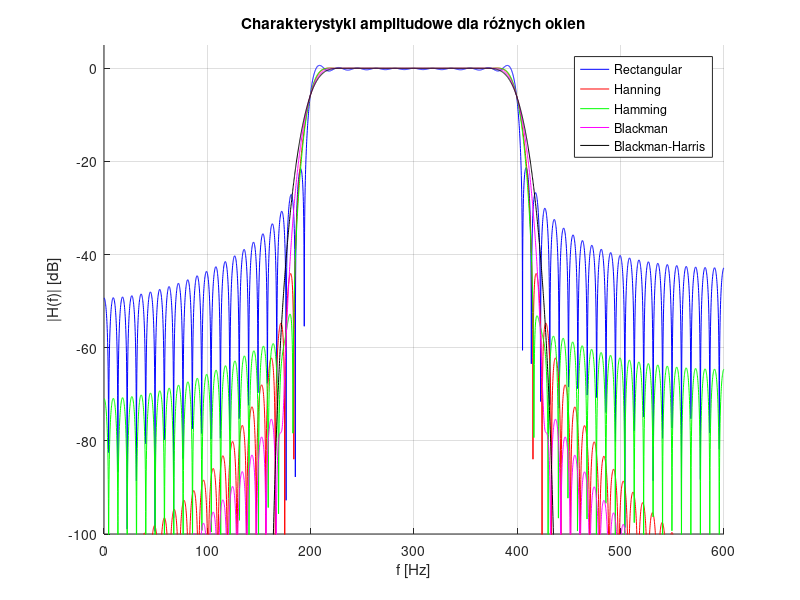
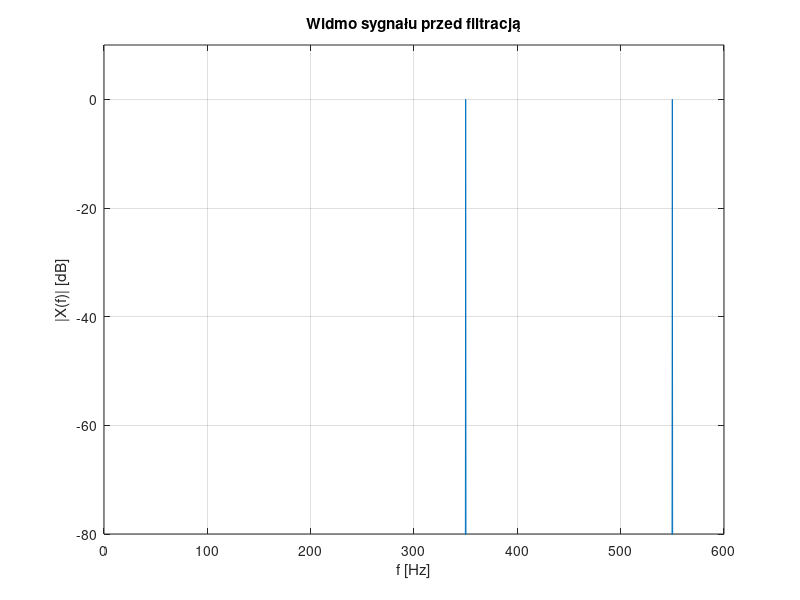
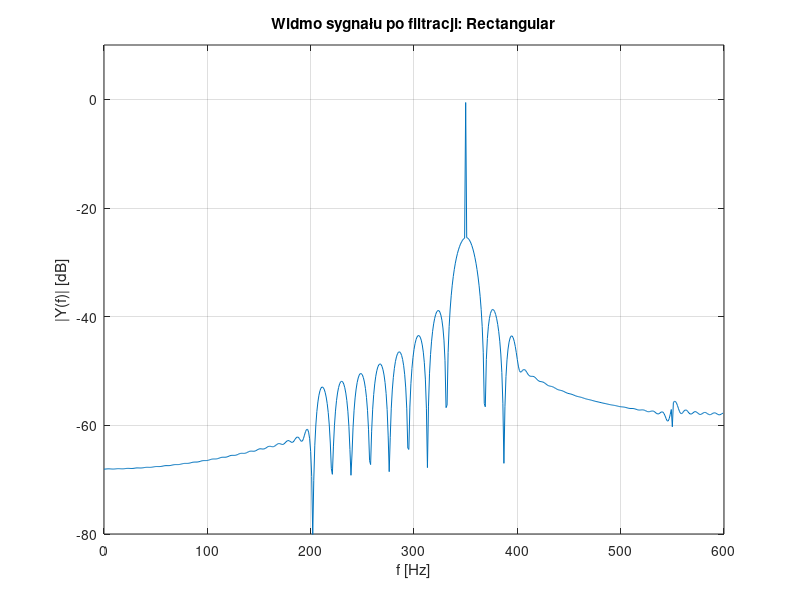
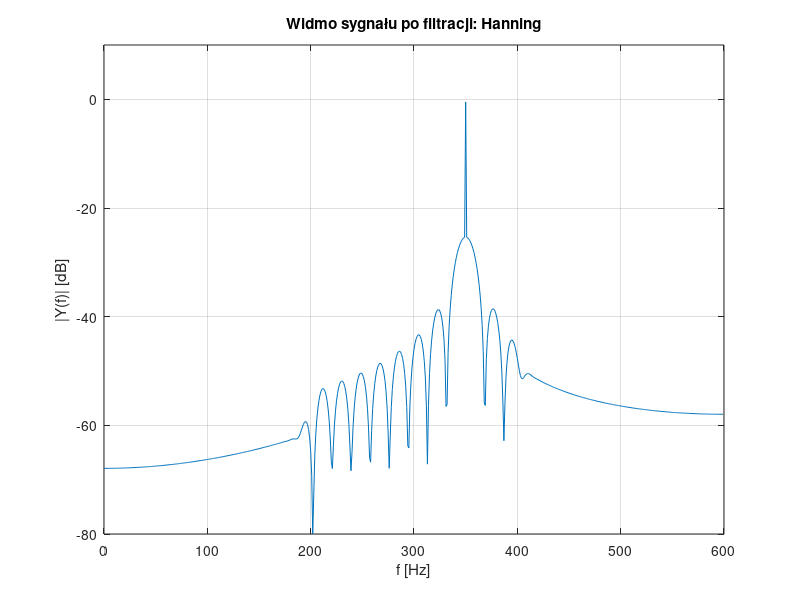

Here is the MATLAB script that generated these plots, in order:
clear all;
close all;

fpr = 1200; % częstotliwość próbkowania
df = 200;   % szerokość pasma przepustowego
fc = 300;   % częstotliwość środkowa pasma przepustowego

f1 = fc - df/2;
f2 = fc + df/2;

M =64;
N = 2*M+1; % rząd filtra

% Okna
w1 = rectwin(N);
w2 = hann(N);
w3 = hamming(N);
w4 = blackman(N);
w5 = blackmanharris(N);

windows = {w1, w2, w3, w4, w5};
windows_names = {'Rectangular','Hanning', 'Hamming', 'Blackman', 'Blackman-Harris'};

b = zeros(5, N);

% Projektowanie filtrów
for i = 1:5
    b(i,:) = fir1(N-1, [f1 f2]/(fpr/2), "bandpass", windows{i});
end

% Odpowiedzi częstotliwościowe - UWAGA: tutaj poprawnie
num_points = 4096; % gęsta siatka
f = linspace(0, fpr/2, num_points); % częstotliwość w Hz
H = zeros(5, num_points);

for n = 1:5
    [H(n,:), freq] = freqz(b(n,:), 1, num_points, fpr);
end

% Rysowanie wykresów
figure;
hold on; grid on;
colors = ['b', 'r', 'g', 'm', 'k'];
for n = 1:5
    plot(freq, 20*log10(abs(H(n,:))), 'Color', colors(n), 'DisplayName', windows_names{n});
end
xlabel('f [Hz]');
ylabel('|H(f)| [dB]');
title('Charakterystyki amplitudowe dla różnych okien');
legend('show');
ylim([-100 5]);
xlim([0 600]);
hold off;



% --- Tłumienie ---
attenuation_db = zeros(5,1);

% pasmo zaporowe: <f1-100 lub >f2+100
stopband_mask = (freq < (f1-100)) | (freq > (f2+100)); 

fprintf('Poziomy tłumienia w paśmie zaporowym:\n');
for n = 1:5
    max_in_stopband = max(abs(H(n,stopband_mask)));
    attenuation_db(n) = 20*log10(max_in_stopband);
    fprintf('%s window: %.2f dB\n', windows_names{n}, attenuation_db(n));
end

% Parametry
Nx = 1200;
dt = 1/fpr;
t = (0:Nx-1)*dt;
fx1 = 350;
fx2 = 550;

x = sin(2*pi*fx1*t) + sin(2*pi*fx2*t);

% Przygotowanie do FFT
f0 = fpr/Nx; % rozdzielczość widmowa
f = (0:Nx/2-1)*f0; % częstotliwości dla połowy FFT

% Widmo sygnału przed filtracją
X = fft(x);
X_magnitude = 2*abs(X(1:Nx/2))/(Nx);

figure;
plot(f, 20*log10(X_magnitude));
grid on;
xlabel('f [Hz]');
ylabel('|X(f)| [dB]');
title('Widmo sygnału przed filtracją');
ylim([-80 10]);
xlim([0 600]);

% --- Filtracja i widma po filtracji ---
y = zeros(5,Nx);

for i = 1:5
    y(i,:) = filter(b(i,:),1,x);
    
    Y = fft(y(i,:));
    Y_magnitude = 2*abs(Y(1:Nx/2))/Nx;

    figure;
    plot(f, 20*log10(Y_magnitude));
    grid on;
    xlabel('f [Hz]');
    ylabel('|Y(f)| [dB]');
    title(['Widmo sygnału po filtracji: ' windows_names{i}]);
    ylim([-80 10]);
    xlim([0 600]);
end
